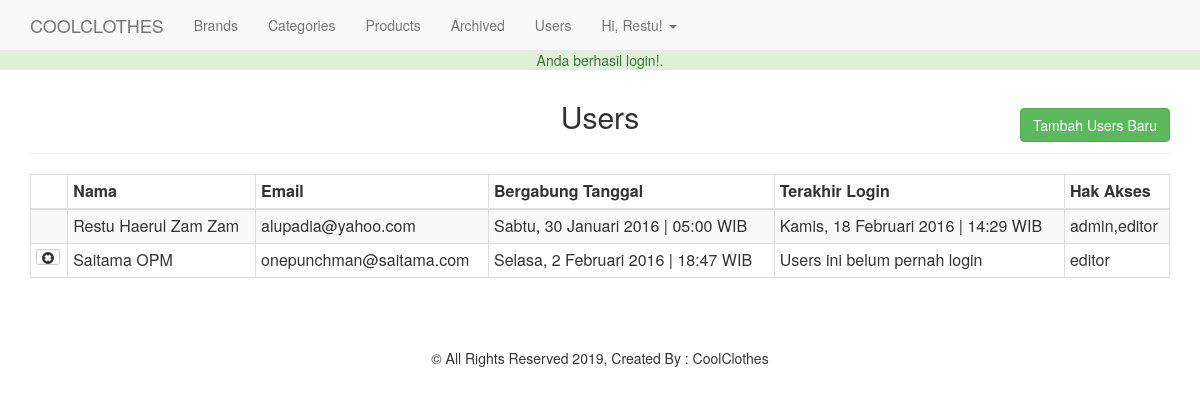
The page /admin/users.php (signed in) on the database its author committed.
### tables this page shows
CREATE TABLE `users` (
  `id` int(11) NOT NULL,
  `full_name` varchar(255) NOT NULL,
  `email` varchar(255) NOT NULL,
  `password` varchar(255) NOT NULL,
  `join_date` datetime NOT NULL DEFAULT CURRENT_TIMESTAMP,
  `last_login` datetime NOT NULL,
  `permissions` varchar(255) NOT NULL
);

### helpers/helpers.php (called while the page is built, shortened)
<?php
function indonesian_date ($timestamp = '', $date_format = 'l, j F Y | H:i', $suffix = 'WIB') {
    if (trim ($timestamp) == '')
    {
            $timestamp = time ();
    }
    elseif (!ctype_digit ($timestamp))
    {
        $timestamp = strtotime ($timestamp);
    }
    $date_format = preg_replace ("/S/", "", $date_format);
    $pattern = array (
        '/Mon[^day]/','/Tue[^sday]/','/Wed[^nesday]/','/Thu[^rsday]/',
        '/Fri[^day]/','/Sat[^urday]/','/Sun[^day]/','/Monday/','/Tuesday/',
        '/Wednesday/','/Thursday/','/Friday/','/Saturday/','/Sunday/',
        '/Jan[^uary]/','/Feb[^ruary]/','/Mar[^ch]/','/Apr[^il]/','/May/',
        '/Jun[^e]/','/Jul[^y]/','/Aug[^ust]/','/Sep[^tember]/','/Oct[^ober]/',
        '/Nov[^ember]/','/Dec[^ember]/','/January/','/February/','/March/',
        '/April/','/June/','/July/','/August/','/September/','/October/',
        '/November/','/December/',
    );
    $replace = array ( 'Sen','Sel','Rab','Kam','Jum','Sab','Min',
        'Senin','Selasa','Rabu','Kamis','Jumat','Sabtu','Minggu',
        'Jan','Feb','Mar','Apr','Mei','Jun','Jul','Ags','Sep','Okt','Nov','Des',
        'Januari','Februari','Maret','April','Juni','Juli','Agustus','Sepember',
        'Oktober','November','Desember',
    );
    $date = date ($date_format, $timestamp);
    $date = preg_replace ($pattern, $replace, $date);
    $date = "{$date} {$suffix}";
    return $date;
}

### admin/users.php (the view, shortened to what this page needs)
<?php
  require_once '../core/init.php';
  include 'includes/head.php';
  include 'includes/navigation.php';
  if (isset($_GET['add'])) {
    $name = ((isset($_POST['name']))?sanitize($_POST['name']):'');
    $email = ((isset($_POST['email']))?sanitize($_POST['email']):'');
    $password = ((isset($_POST['password']))?sanitize($_POST['password']):'');
    $confirm = ((isset($_POST['confirm']))?sanitize($_POST['confirm']):'');
    $permissions = ((isset($_POST['permissions']))?sanitize($_POST['permissions']):'');
    $errors = array();
    if ($_POST) {
      $emailQuery = $db->query("SELECT * FROM users WHERE email = '$email'");
      $hitung = mysqli_num_rows($emailQuery);
      if ($hitung != 0) {
        $errors[] = 'Email ini sudah ada didalam database, Tolong masukkan email yang lain!';
      }
      $required = array('name', 'email', 'password', 'confirm', 'permissions');
      foreach ($required as $f) {
        if (empty($_POST[$f])) {
          $errors[] = 'Kolom tidak boleh ada yang kosong 1 pun!!!';
          break;
        }
      }
      if (strlen($password) < 6) {
        $errors[] = 'Password tidak boleh kurang dari 6 huruf!';
      }
      if ($password != $confirm) {
        $errors[] = 'Kombinasi password dan konfirmasi password, Tidak cocok!';
      }
      if (!filter_var($email,FILTER_VALIDATE_EMAIL)) {
        $errors[] = 'Tolong masukkan email yang valid';
      }
      if (!empty($errors)) {
        echo display_errors($errors);
      }else{
        $hashed = password_hash($password,PASSWORD_DEFAULT);
        $db->query("INSERT INTO users (full_name,email,password,permissions) VALUES ('$name','$email','$hashed','$permissions')");
        $_SESSION['success_flash'] = 'Users berhasil ditambahkan!';
        header('Location: users.php');
      }
    }
?>
<div class="container">
  <h2 class="text-center">Tambah Users</h2><hr>
  <form action="users.php?add=1" method="post">
    <div class="form-group col-md-6">
      <label for="nama">Nama Lengkap:</label>
      <input type="text" name="name" id="name" class="form-control" value="<?=$name;?>">
    </div>
    <div class="form-group col-md-6">
      <label for="email">Email:</label>
      <input type="text" name="email" id="email" class="form-control" value="<?=$email;?>">
    </div>
    <div class="form-group col-md-6">
      <label for="password">Password:</label>
      <input type="password" name="password" id="password" class="form-control" value="<?=$password;?>">
    </div>
    <div class="form-group col-md-6">
      <label for="confirm">Konfirmasi Password:</label>
      <input type="password" name="confirm" id="confirm" class="form-control" value="<?=$confirm;?>">
    </div>
    <div class="form-group col-md-6">
      <label for="permission">Permissions:</label>
      <select class="form-control" name="permissions">
        <option value=""<?=(($permissions == '')?' selected':'');?>></option>
        <option value="editor"<?=(($permissions == 'editor')?' selected':'');?>>Editor</option>
        <option value="admin,editor"<?=(($permissions == 'admin,editor')?' selected':'');?>>Admin</option>
      </select>
    </div>
    <div class="form-group pull-right" style="margin-top: 25px;">
      <a href="users.php" class="btn btn-default">Cancel</a>
      <input type="submit" class="btn btn-primary" value="Tambah User">
    </div>
  </form>
</div>
<?php
  }else{
  $userQuery = $db->query("SELECT * FROM users ORDER BY full_name");
?>
<div class="container">
  <h2 class="text-center">Users</h2>
  <a href="users.php?add=1" class="btn btn-success pull-right" id="add-product-btn">Tambah Users Baru</a>
  <hr>
  <table class="table table-bordered table-striped table-condensed">
    <thead><th></th><th>Nama</th><th>Email</th><th>Bergabung Tanggal</th><th>Terakhir Login</th><th>Hak Akses</th></thead>
    <tbody>
      <?php foreach($userQuery as $user) : ?>
      <tr>
        <td>
          <?php
          if ($user['id'] != $user_data['id']):
          ?>
            <a href="users.php?delete=<?=$user['id'];?>" class="btn btn-default btn-xs" onclick="return confirm('Yakin akan menghapus user ini!');">
              <span class="glyphicon glyphicon-remove-sign"></span>
            </a>
          <?php endif; ?>
        </td>
        <td><?=$user['full_name'];?></td>
        <td><?=$user['email'];?></td>
        <td><?=indonesian_date($user['join_date']);?></td>
        <td><?=(($user['last_login'] == '0000-00-00 00:00:00')?' Users ini belum pernah login':indonesian_date($user['last_login']));?></td>
        <td><?=$user['permissions'];?></td>
      </tr>
      <?php endforeach; ?>
    </tbody>
  </table>
</div>
<?php } include 'includes/footer.php'; ?>

### css/main.css (style rules this page uses)
body { padding-top: 50px; }
#add-product-btn { margin-top: -35px; }

### rows shown on the page
users: full_name "Restu Haerul Zam Zam", email "alupadia@yahoo.com", join_date "Sabtu, 30 Januari 2016 | 05:00 WIB", last_login "Kamis, 18 Februari 2016 | 14:29 WIB", permissions "admin,editor"
users: full_name "Saitama OPM", email "onepunchman@saitama.com", join_date "Selasa, 2 Februari 2016 | 18:47 WIB", shows "Users ini belum pernah login", permissions "editor"

### other values the page prints
$_SESSION['success_flash'] "Anda berhasil login!."
$user_data['first'] "Restu"
